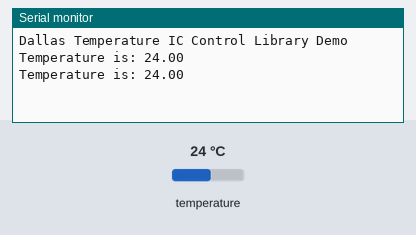
The program below on a simulated Arduino Uno, built with avr-gcc and run on an emulated ATmega328P. Shown: the last lines printed to the serial monitor. Inputs (shaded band) come from the test bench; at power-on: temperature 24 °C.

Above: at 3.3 s.
3.4 s: temperature set to 12 °C
At 5.4 s:
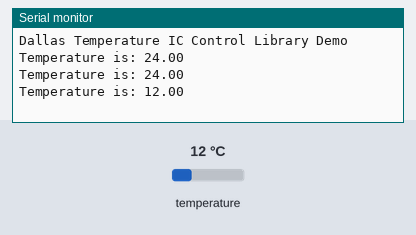
5.9 s: temperature set to 19 °C
At 6.7 s:
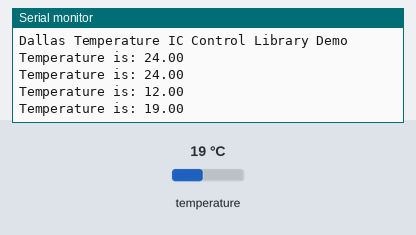
Timing chart, 0 to 8.9 s (numbered marks = the images above; inputs shaded):
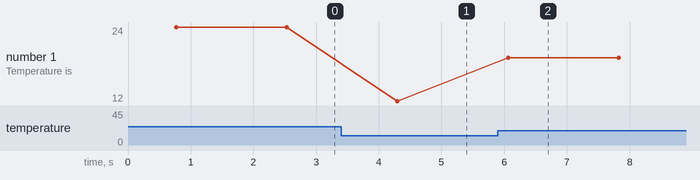

Measured:
- after the input at 3.4 s, the serial monitor: prints a new line after 0.90 s (image 1)
- after the input at 5.9 s, the serial monitor: prints a new line after 0.16 s (image 2)
- plotted number 1: 24 → 12 after the input at 3.4 s, 12 → 19 after the input at 5.9 s

The program:

main.cpp
```cpp
#include <Arduino.h>

#include <OneWire.h>
#include <DallasTemperature.h>

// Data wire is plugged into port 10 on the Arduino
#define ONE_WIRE_BUS 10

// Delay between two measures in ms
#define MEASURE_INTERVAL 1000

// Setup a oneWire instance to communicate with the temperature sensor
OneWire oneWire(ONE_WIRE_BUS);

// Pass our oneWire reference to Dallas Temperature.
DallasTemperature sensor(&oneWire);

void setup(void) {
	Serial.begin(9600);
	Serial.println("Dallas Temperature IC Control Library Demo");

	sensor.begin();	// Start up the library
}

void loop(void) {
	sensor.requestTemperatures(); // Send the command to get temperatures

	Serial.print("Temperature is: ");
	Serial.println(sensor.getTempCByIndex(0));

  delay(MEASURE_INTERVAL);
}
```
